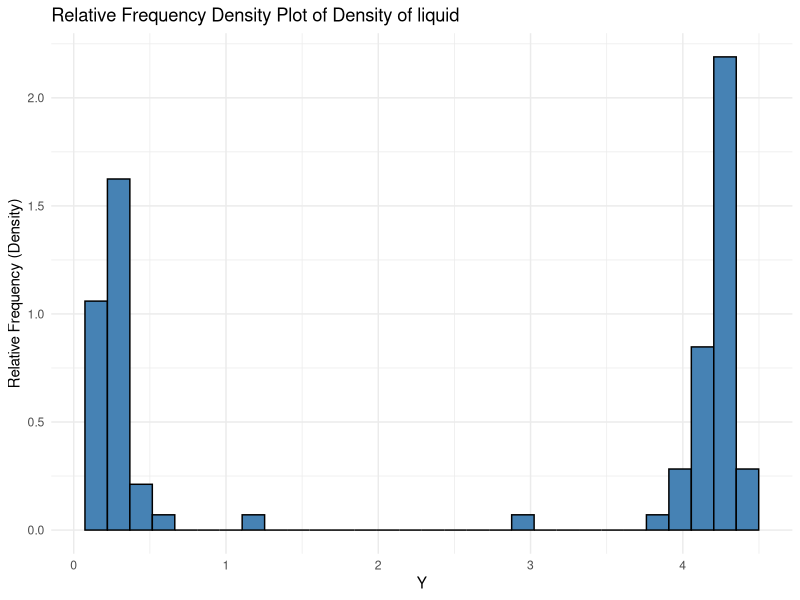
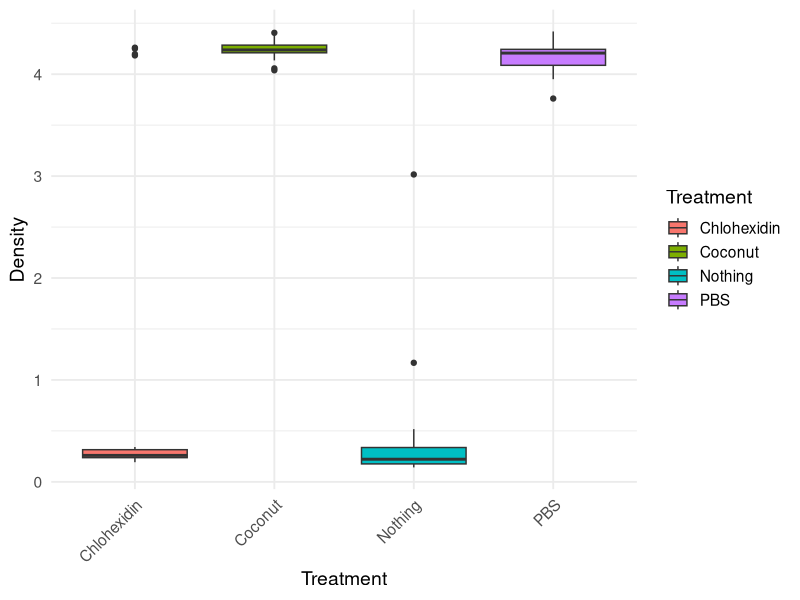
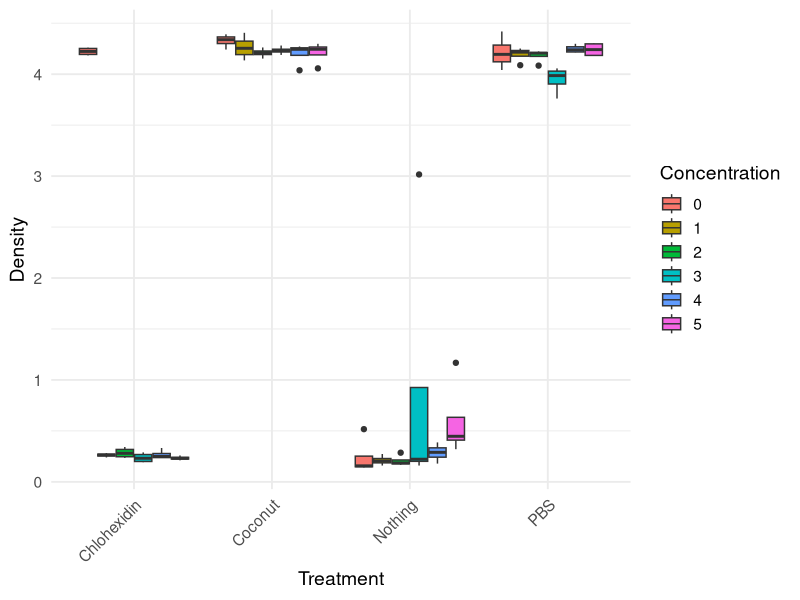
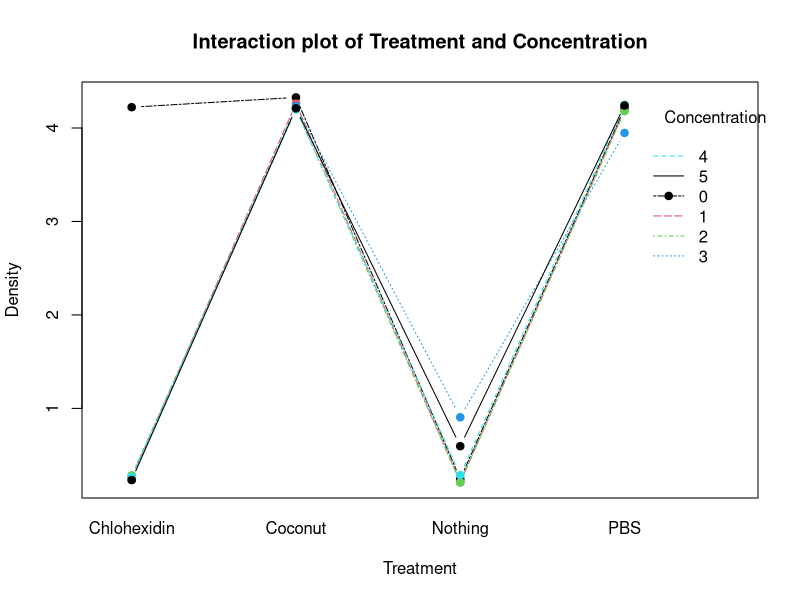

These figures' R source, in order:
## ---- chunk 1
knitr::opts_chunk$set(echo = TRUE)
## ---- chunk 2
## Reading in the data
mic <- read.csv("JuanCervantes.csv")
mic$Treatment <- as.factor(mic$Treatment)
mic$Concentration <- as.factor(mic$Concentration)
## ---- chunk 3
# Loading libraries
library(tidyr)
library(dplyr)
library(ggplot2)
library(car)
library(stats)
library(glmmTMB)
library(emmeans)
library(lme4)
library(broom)
## ---- chunk 4
## Relative Frequency Plot
# Distribution of response
ggplot(mic, aes(x = Density)) +
  geom_histogram(aes(y = ..density..), 
                 bins = 30, 
                 fill = "steelblue", 
                 color = "black") +
  labs(
    x = "Y",
    y = "Relative Frequency (Density)",
    title = "Relative Frequency Density Plot of Density of liquid"
  ) +
  theme_minimal()
## ---- chunk 5
## Boxplot for Treatment

ggplot(mic, aes(x = Treatment, y = Density, fill = Treatment)) +
  geom_boxplot(position = position_dodge(0.8)) +
  labs(x = "Treatment", y = "Density", fill = "Treatment") +
  theme_minimal(base_size = 14) +
  theme(axis.text.x = element_text(angle = 45, hjust = 1))
## ---- chunk 6
## Boxplot

ggplot(mic, aes(x = Treatment, y = Density, fill = Concentration)) +
  geom_boxplot(position = position_dodge(0.8)) +
  labs(x = "Treatment", y = "Density", fill = "Concentration") +
  theme_minimal(base_size = 14) +
  theme(axis.text.x = element_text(angle = 45, hjust = 1))
## ---- chunk 7
## Interaction Plot
# Interaction plot
with(mic, interaction.plot(
  x.factor = Treatment,
  trace.factor = Concentration,
  response = Density,
  type = "b",           
  col = 1:5,            
  pch = 19,             
  xlab = "Treatment",
  ylab = "Density",
  trace.label = "Concentration",
  main = "Interaction plot of Treatment and Concentration"
))
## ---- chunk 8

model.split.plot <- lmer(
  Density ~ Concentration + (1 | Treatment) + (1 | Treatment:Concentration),
  data = mic
)

anova(model.split.plot, type = 3)
summary(model.split.plot)
## ---- chunk 9
# Comparison: LSMeans (estimated marginal means)
emmeans(model.split.plot, pairwise ~ Concentration)
## ---- chunk 10
# Subset the data excluding section 4

mic_sub <- subset(mic, Treatment %in% c("PBS", "Coconut", "Chlohexidin"))

# Generalized Linear Model : 4 by 6 Factorial design
model.hurdle <- glmmTMB(
  Density ~ Treatment * Concentration,
  ziformula = ~ Concentration,
  family = Gamma(link = "log"),
  data = mic_sub
)

# Get anova table
Anova(
  model.hurdle,
  type = 3
)
## ---- chunk 11
# Estimated Means

lsm_hurdle <- emmeans(model.hurdle, ~ Treatment*Concentration, type = "response")
lsm_pairs <- pairs(lsm_hurdle)

# Printing comparisons that are statistically significant

pairs_sig <- summary(lsm_pairs) |>
  subset(p.value < 0.05)

pairs_sig
